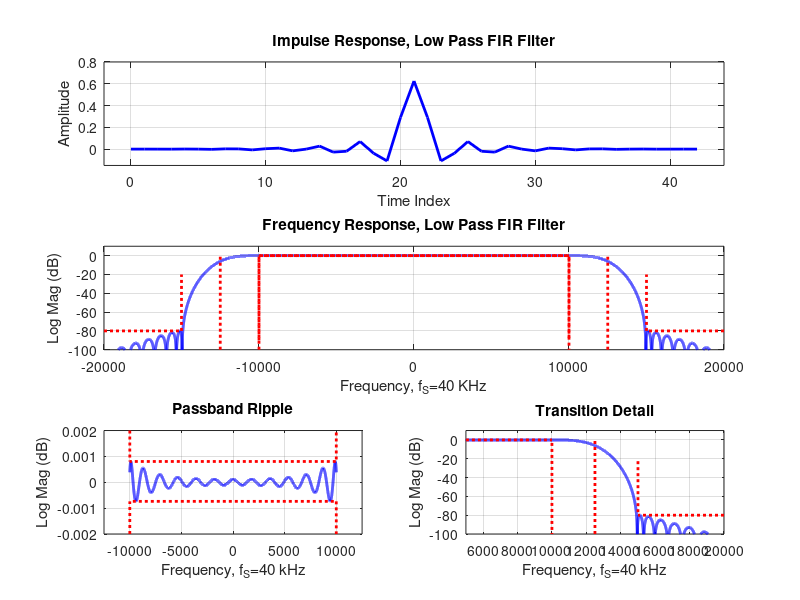

Reproduce this figure in MATLAB.
% Filter Requirements
fs=40000;
f1=10000;
f2=15000;
A_dB=80;

Beta=A_dB/10; % if A_dB < 40 dB have to reduce Beta
M=floor((fs/(f2-f1))*A_dB/15);
if M-2*ceil(M/2)==0; M=M+1; end
MM=(M-1)/2;
phi=2*pi*(-MM:MM)*(f1+f2)/(2*fs);
h=sin(phi)./phi;
h(MM+1)=1;
h0=h.*kaiser(2*MM+1,Beta)';
h1=h0*(f2+f1)/fs;

figure(1)
subplot(3,1,1)
plot(0:2*MM,h1,'b','linewidth',2)
grid on
axis([-2 2*MM+2,-0.15 0.8])
title('Impulse Response, Low Pass FIR Filter')
xlabel('Time Index')
ylabel('Amplitude')

Nfft = 65536;
[H, f] = freqz(h1, 1, Nfft, 'whole', fs);
H_shift = fftshift(H) ;
H_dB = 20*log10(abs(H_shift)) ;
fc = (-Nfft/2:Nfft/2-1)*(fs/Nfft); %shift frequencies to center

subplot (3,1,2);
plot(fc, H_dB, 'b','linewidth' ,2)
hold on
plot([-f1 -f1 f1 f1 ], [-90 0 0 -90], ':r', 'linewidth', 2)
plot ([-fs/2 -f2 -f2], [-A_dB -A_dB -20], ':r','linewidth',2)
plot([+fs/2 +f2 +f2], [-A_dB -A_dB -20], ':r', 'linewidth', 2)
plot([-f1 -f1 +f1 +f1], [-100 0 0 -100], ':r', 'linewidth', 2)
f0= (f1+f2)/2;
plot ([-f0 -f0], [-100 0],':r', 'linewidth' ,2)
plot([+f0 +f0], [-100 0], ':r', 'linewidth', 2)
hold off
grid on
axis ([-fs/2 fs/2 -100 10])
title('Frequency Response, Low Pass FIR Filter')
xlabel ('Frequency, f_S=40 KHz')
ylabel ('Log Mag (dB)')

subplot (3,2,5)
pb_idx = (fc >= -f1) & (fc <= f1); % restrict passband between -f1 and +f1
mag_pb = H_dB(pb_idx); %magnitudes in passband
f_pb = fc(pb_idx) ; %frequencies in passband
pb_min = min(mag_pb) ;
pb_max = max(mag_pb) ;
% from here, find peak deviation from unity dB  
peak_dev = max(abs(1 - pb_min), abs(pb_max - 1));
plot(f_pb, mag_pb, 'b', 'linewidth',2); grid on; hold on;
plot([-f1 -f1 f1 f1 ], [-0.002 pb_min pb_min -0.002],':r', 'linewidth',2)
plot([-f1 -f1 f1 f1 ], [+0.002 pb_max pb_max +0.002],':r', 'linewidth',2)
hold off
axis ([-f0 f0 -0.002 0.002])
title('Passband Ripple')
xlabel('Frequency, f_S=40 kHz')
ylabel('Log Mag (dB)')

subplot (3,2,6)
plot(fc, H_dB, 'b', 'linewidth',2)
hold on
plot([f1/2 f1 f1 ],[0 0 -100],':r','linewidth',2)
plot([+f2+5000 +f2 +f2],[-A_dB -A_dB -20],':r','linewidth',2)
plot([+f0 +f0],[-100 0],':r','linewidth',2)
hold off
grid on
axis([f1/2 f2+5000 -100 10])
title('Transition Detail')
xlabel('Frequency, f_S=40 kHz')
ylabel('Log Mag (dB)')
